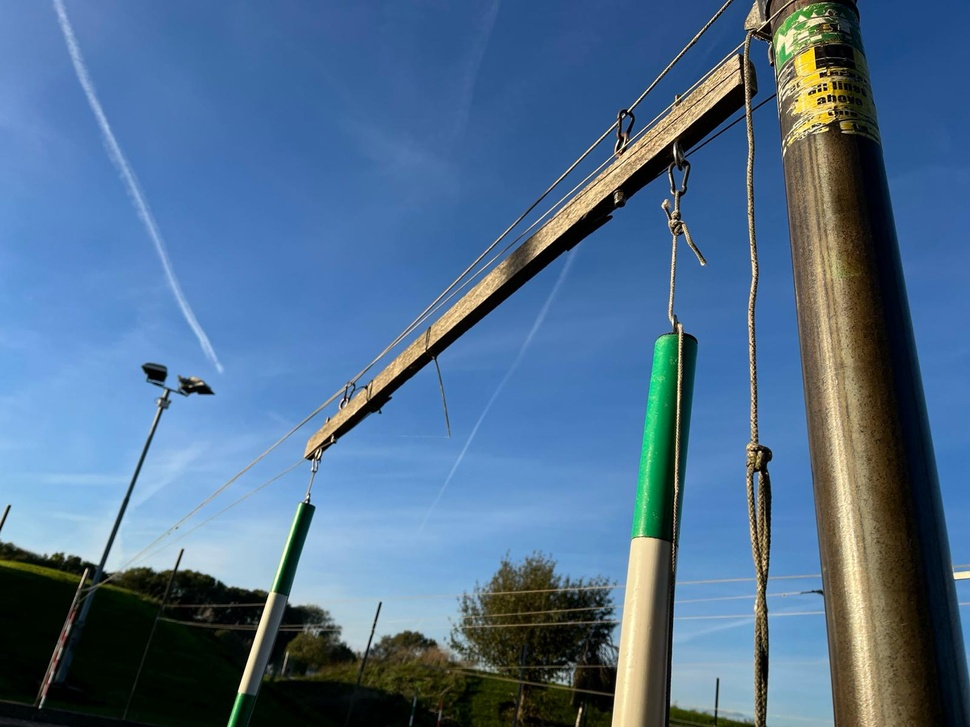
#> input picture IMG-20240223-WA0002.jpg, 970 x 727 px, shrunk from 1600 x 1200 before the run, given in place of the camera
$ python OpenCV_Side_Of_Pole.py
#> lines starting #> are read from the running program, lines starting #| are printed output that depends on the picture; after the words box and inside, x2 and y2 are one past the last pixel; in counts of white or black regions, pixels touching at a corner belong together
import cv2
import numpy as np

camera = cv2.VideoCapture(0) #Open Pi Camera
direction = "" # Varibale for direction of paddler

# Define White
lower_white_boundary = np.array([0, 0, 200])
upper_white_boundary = np.array([179, 30, 255])

# Define Yellow
lower_yellow_boundary = np.array([20, 100, 100])
upper_yellow_boundary = np.array([40, 255, 255])

# Define Green
lower_green_boundary = np.array([25, 52, 45]) #HSV Values for Green (Lower End)
upper_green_boundary = np.array([102, 255, 255]) #HSV Values for Green (Upper End)

# Define Red
lower_red_boundary = np.array([161, 155, 84]) #HSV Values for Red (Lower End)
upper_red_boundary = np.array([179, 255, 255]) #HSV Values for Red (Upper End)

while(1):

    ret, frame = camera.read() #Read Pi Camera
#> frame is the input picture: shape (727, 970, 3); mean B, G, R 141.8, 110.4, 79.5
    if not ret:
        print("Camera Failed")
        break

    hsv = cv2.cvtColor(frame, cv2.COLOR_BGR2HSV) #Convert to HSV colour range
#> hsv: shape (727, 970, 3); mean H, S, V 87.6, 143.6, 150.1

    white_mask = cv2.inRange(hsv, lower_white_boundary, upper_white_boundary) #Mask Green in Live View
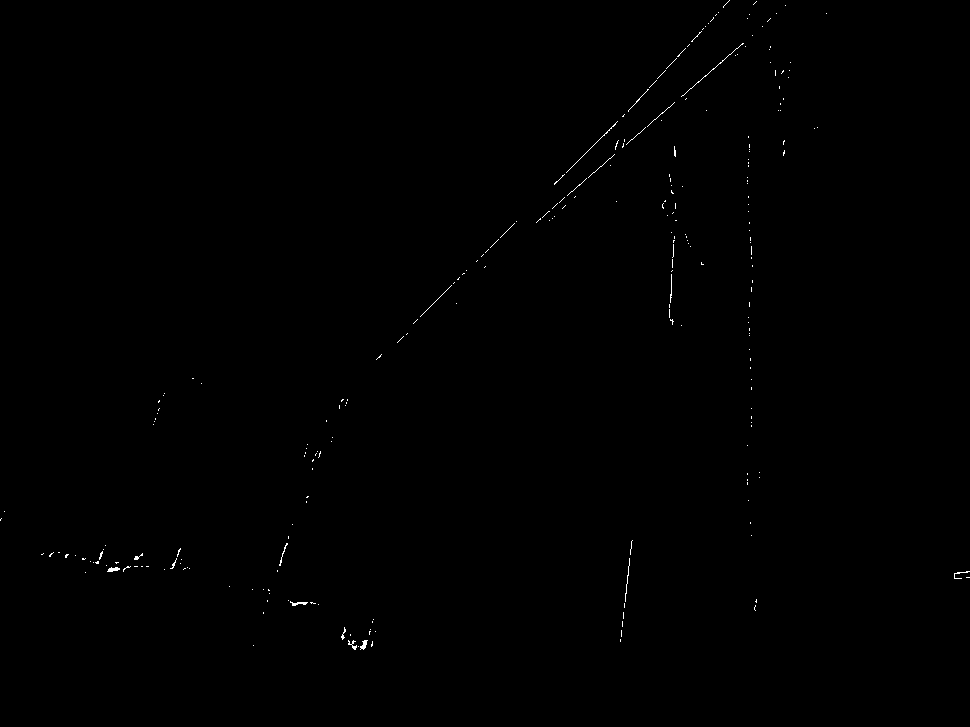
#> white_mask: shape (727, 970); 0.21% white in thin lines or dots, all inside (x1, y1, x2, y2) = (0, 0, 970, 650)
    white_contours, _ = cv2.findContours(white_mask, cv2.RETR_EXTERNAL, cv2.CHAIN_APPROX_SIMPLE)
#> white_contours = 258 contours, 255 with area under 20; largest, box (x1, y1, x2, y2) and area: (360, 640, 368, 650) 29, (107, 567, 120, 572) 29, (290, 601, 308, 606) 24

    #yellow_mask = cv2.inRange(hsv, lower_yellow_boundary, upper_yellow_boundary) #Mask Green in Live View
    #yellow_contours, _ = cv2.findContours(yellow_mask, cv2.RETR_EXTERNAL, cv2.CHAIN_APPROX_SIMPLE)

    green_mask = cv2.inRange(hsv, lower_green_boundary, upper_green_boundary) #Mask Green in Live View
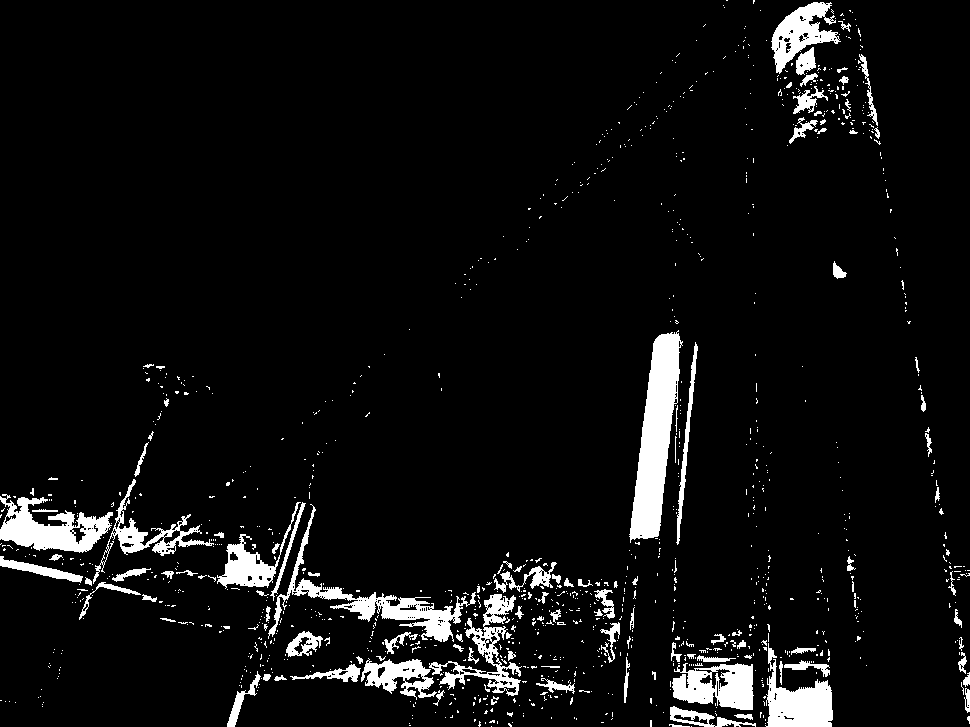
#> green_mask: shape (727, 970); 6% white; 1159 white regions (1046 under 20 px)
    #green = cv2.bitwise_and(frame, frame, mask=green_mask) #combines two shades
    green_contours, _ = cv2.findContours(green_mask, cv2.RETR_EXTERNAL, cv2.CHAIN_APPROX_SIMPLE)
#> green_contours = 1158 contours, 1082 with area under 20; largest, box (x1, y1, x2, y2) and area: (629, 330, 683, 543) 5643, (0, 494, 113, 553) 3244, (268, 504, 476, 642) 3204, (672, 663, 754, 710) 2748, (765, 643, 833, 727) 2604

    red_mask = cv2.inRange(hsv, lower_red_boundary, upper_red_boundary) #Mask Red in Live View
#> red_mask: shape (727, 970); every value is 0
    #red = cv2.bitwise_and(frame, frame, mask=red_mask) #combines two shades
    red_contours, _ = cv2.findContours(red_mask, cv2.RETR_EXTERNAL, cv2.CHAIN_APPROX_SIMPLE)
#> red_contours = []

    for green_contour in red_contours: # Run whenever green detected

        pole_largest_contour = max(red_contours, key=cv2.contourArea) # Find largest green area

        x, y, w, h = cv2.boundingRect(pole_largest_contour) # Rectangle around green item
        cv2.rectangle(frame, (x, y), (x + w, y + h), (0, 255, 0), 2) # Rectangle Frame in fed
        #green_pole_roi = frame[y:y+h, x:x+w]
        #green_pole_edges = cv2.Canny(green_pole_roi, 100, 200)

        for white_contour in white_contours: # Run when white detected
            #kayaker_largest_contour = max(red_contours, key=cv2.contourArea) # Largest x area
            #pole_largest_contour1 = max(white_contours, key=cv2.contourArea) # Find largest white area
            M = cv2.moments(white_contour)

            if M["m00"] != 0: # Moments to determine center
                cX = int(M["m10"] / M["m00"])
                cY = int(M["m01"] / M["m00"])

                # Determine if right or left of pole
                if cX < x + w // 2:
                    direction = ("Right of Pole")
                else:
                    direction = ("Left of Pole")

        #cv2.circle(frame, (cX, cY), 5, (0, 0, 255), -1)
        # Output direction to screen
        cv2.putText(frame, direction, (50, 50), cv2.FONT_ITALIC, 2, (0,0,255), 1)
#> this loop made 0 passes


    cv2.imshow('Live Feed', frame) # Open Live Feed Window
    #cv2.imshow("Canny", canny)
    #cv2.imshow("Red", red)

    # Close all program if 'e' is entered
    if cv2.waitKey(1) & 0xFF == ord('e'):
#> (key e is pressed here)
        break

# Close all windows
camera.release()
cv2.destroyAllWindows()

$ run again, on IMG-20240223-WA0003.jpg
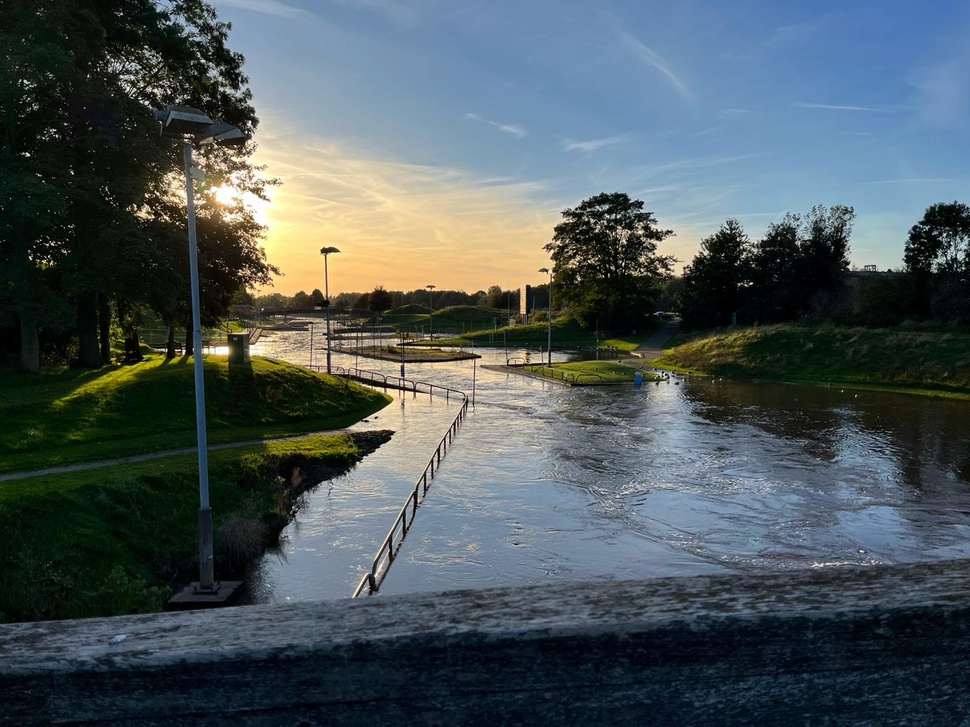
#> input picture IMG-20240223-WA0003.jpg, 970 x 727 px, shrunk from 1600 x 1200 before the run, given in place of the camera
#> frame is the input picture: shape (727, 970, 3); mean B, G, R 89.9, 86.8, 75.6
#> hsv: shape (727, 970, 3); mean H, S, V 79, 114, 100.5
#> `white_mask = cv2.inRange(hsv, lower_white_boundary, upper_white_bounda..`:
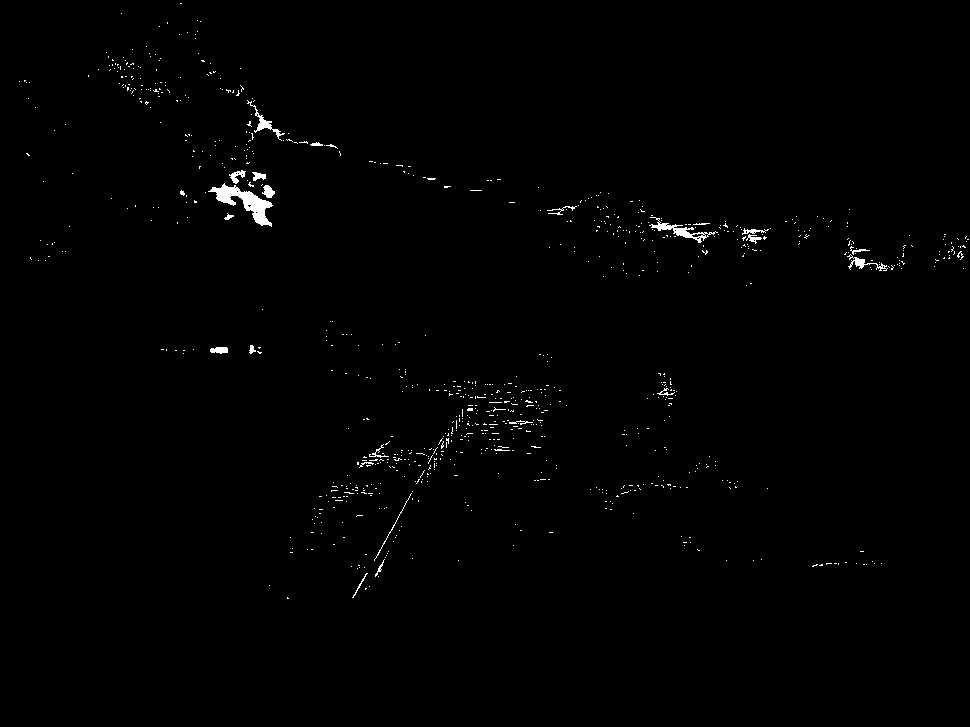
#> white_mask: shape (727, 970); 0.7% white; 883 white regions (858 under 20 px)
#> white_contours = 883 contours, 868 with area under 20; largest, box (x1, y1, x2, y2) and area: (208, 183, 273, 227) 864, (649, 217, 718, 243) 316, (247, 100, 285, 141) 156, (847, 254, 888, 271) 110, (262, 185, 275, 198) 87
#> `green_mask = cv2.inRange(hsv, lower_green_boundary, upper_green_bounda..`:
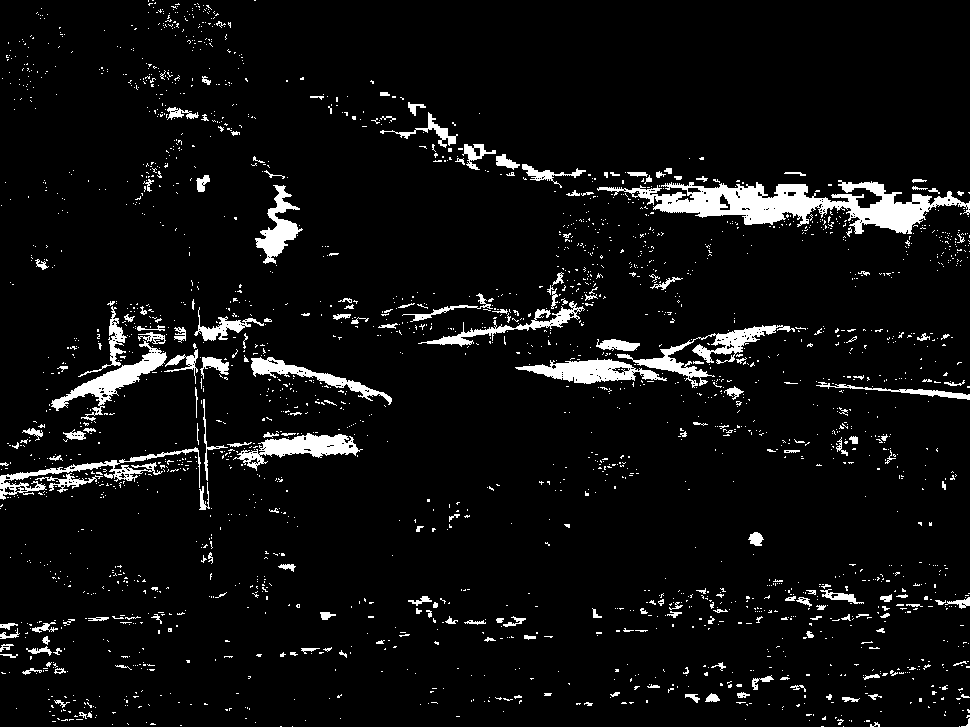
#> green_mask: shape (727, 970); 5.9% white; 2368 white regions (2165 under 20 px)
#> green_contours = 2366 contours, 2271 with area under 20; largest, box (x1, y1, x2, y2) and area: (597, 180, 970, 234) 7371, (515, 358, 667, 384) 1841, (617, 325, 795, 388) 1834, (51, 340, 167, 421) 1814, (233, 433, 363, 471) 1778
#> red_mask: shape (727, 970); every value is 0
#> red_contours = []

$ run again, on IMG-20240223-WA0004.jpg
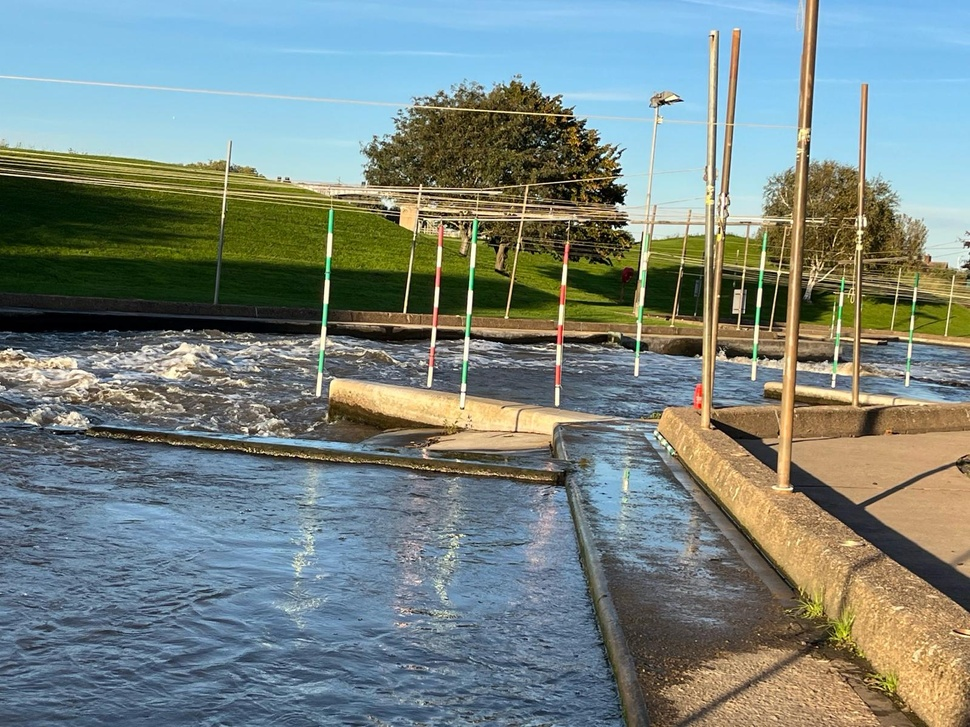
#> input picture IMG-20240223-WA0004.jpg, 970 x 727 px, shrunk from 1600 x 1200 before the run, given in place of the camera
#> frame is the input picture: shape (727, 970, 3); mean B, G, R 128.4, 132.8, 119.8
#> hsv: shape (727, 970, 3); mean H, S, V 68.1, 99.3, 152.1
#> `white_mask = cv2.inRange(hsv, lower_white_boundary, upper_white_bounda..`:
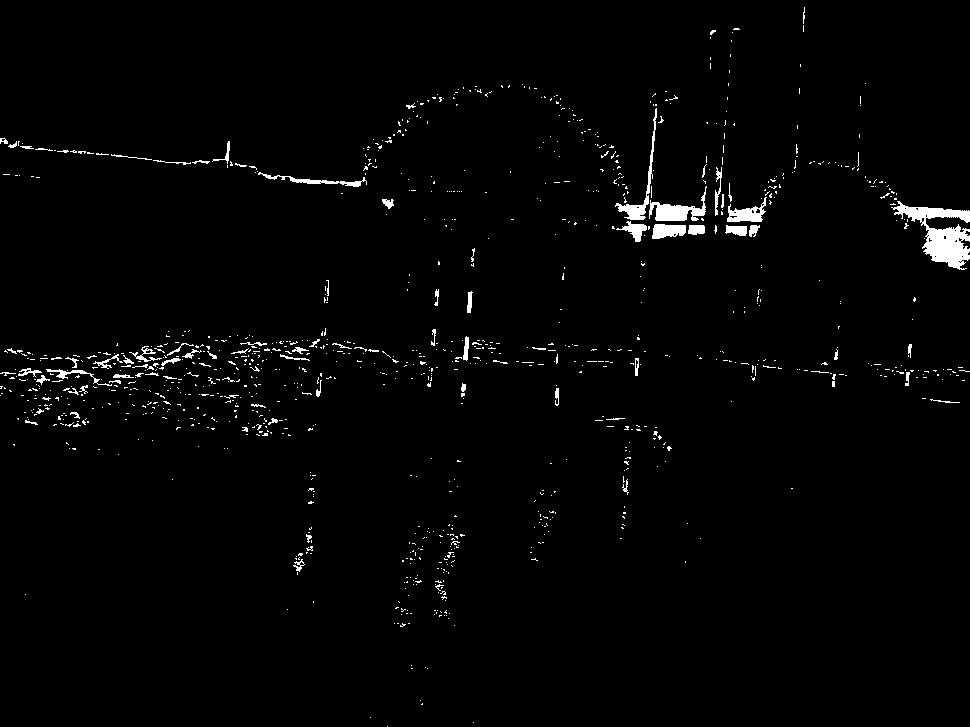
#> white_mask: shape (727, 970); 1.8% white; 1073 white regions (991 under 20 px)
#> white_contours = 1073 contours, 1038 with area under 20; largest, box (x1, y1, x2, y2) and area: (891, 201, 970, 270) 2029, (649, 186, 707, 221) 648, (615, 108, 657, 220) 445, (727, 197, 767, 222) 430, (652, 224, 686, 239) 356
#> green_mask: shape (727, 970); 27.7% white; 2468 white regions (2162 under 20 px)
#> green_contours = 2462 contours, 2301 with area under 20; largest, box (x1, y1, x2, y2) and area: (0, 0, 716, 194) 87258, (0, 146, 438, 283) 27864, (807, 22, 970, 204) 20556, (731, 34, 800, 194) 7715, (440, 236, 697, 337) 5529
#> red_mask: shape (727, 970); 0% white in thin lines or dots, all inside (x1, y1, x2, y2) = (433, 361, 697, 391)
#> red_contours = 3 contours, all with area under 20
#> the loop `for green_contour in red_contours:` made 3 passes
#> green_contour on passes 1 to 3: [[696, 390]], [[433, 363]], [[433, 361]]
#> after the loop `for green_contour in red_contours:`:
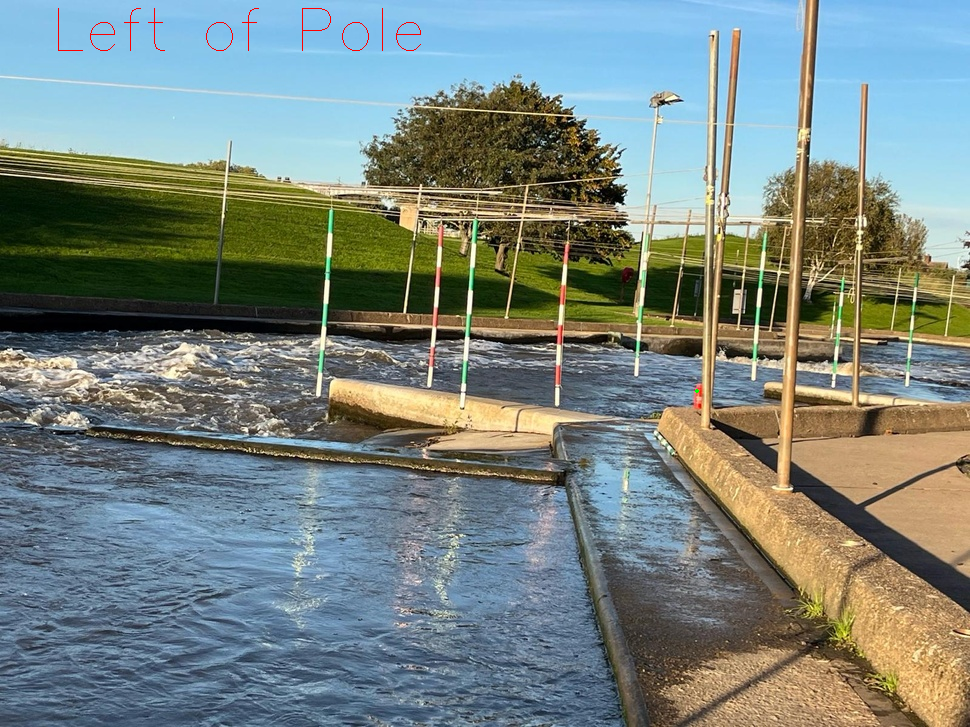
#> frame: shape (727, 970, 3); 0.11% of pixels changed, all inside (x1, y1, x2, y2) = (58, 8, 699, 393)
